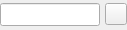
<ui version="4.0" >
 <class>BlDateSearchBase</class>
 <widget class="QWidget" name="BlDateSearchBase" >
  <property name="windowModality" >
   <enum>Qt::NonModal</enum>
  </property>
  <property name="geometry" >
   <rect>
    <x>0</x>
    <y>0</y>
    <width>127</width>
    <height>30</height>
   </rect>
  </property>
  <property name="focusPolicy" >
   <enum>Qt::StrongFocus</enum>
  </property>
  <property name="windowTitle" >
   <string>Form1</string>
  </property>
  <layout class="QGridLayout" >
   <property name="leftMargin" >
    <number>0</number>
   </property>
   <property name="topMargin" >
    <number>0</number>
   </property>
   <property name="rightMargin" >
    <number>0</number>
   </property>
   <property name="bottomMargin" >
    <number>0</number>
   </property>
   <property name="horizontalSpacing" >
    <number>0</number>
   </property>
   <property name="verticalSpacing" >
    <number>0</number>
   </property>
   <item row="0" column="0" >
    <widget class="QLineEdit" name="mui_textoFecha" >
     <property name="sizePolicy" >
      <sizepolicy vsizetype="Fixed" hsizetype="Expanding" >
       <horstretch>0</horstretch>
       <verstretch>0</verstretch>
      </sizepolicy>
     </property>
     <property name="minimumSize" >
      <size>
       <width>100</width>
       <height>23</height>
      </size>
     </property>
     <property name="text" >
      <string/>
     </property>
    </widget>
   </item>
   <item row="0" column="1" >
    <spacer>
     <property name="orientation" >
      <enum>Qt::Horizontal</enum>
     </property>
     <property name="sizeType" >
      <enum>QSizePolicy::Fixed</enum>
     </property>
     <property name="sizeHint" >
      <size>
       <width>5</width>
       <height>23</height>
      </size>
     </property>
    </spacer>
   </item>
   <item row="0" column="2" >
    <widget class="QToolButton" name="mui_busquedaFecha" >
     <property name="sizePolicy" >
      <sizepolicy vsizetype="Fixed" hsizetype="Fixed" >
       <horstretch>0</horstretch>
       <verstretch>0</verstretch>
      </sizepolicy>
     </property>
     <property name="minimumSize" >
      <size>
       <width>22</width>
       <height>22</height>
      </size>
     </property>
     <property name="maximumSize" >
      <size>
       <width>22</width>
       <height>22</height>
      </size>
     </property>
     <property name="focusPolicy" >
      <enum>Qt::StrongFocus</enum>
     </property>
     <property name="text" >
      <string/>
     </property>
     <property name="icon" >
      <iconset resource="../../bulmages.qrc" >:/Genericos32x32/images/png/i_diario.xpm</iconset>
     </property>
     <property name="iconSize" >
      <size>
       <width>15</width>
       <height>15</height>
      </size>
     </property>
     <property name="shortcut" >
      <string>Ctrl+F</string>
     </property>
    </widget>
   </item>
  </layout>
 </widget>
 <includes>
  <include location="local">local_BlI18n.h</include>
 </includes>
 <layoutdefault spacing="0" margin="0" />
 <resources>
  <include location="../../bulmages.qrc" />
 </resources>
 <connections/>
</ui>
